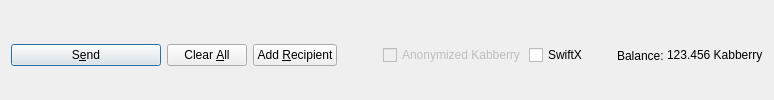
         <widget class="QFrame" name="frame_Send">
          <layout class="QHBoxLayout" name="horizontalLayout">
           <property name="bottomMargin">
            <number>0</number>
           </property>
           <item>
            <widget class="QPushButton" name="sendButton">
             <property name="minimumSize">
              <size>
               <width>150</width>
               <height>0</height>
              </size>
             </property>
             <property name="toolTip">
              <string>Confirm the send action</string>
             </property>
             <property name="text">
              <string>S&amp;end</string>
             </property>
             <property name="icon">
              <iconset resource="../kabberry.qrc">
               <normaloff>:/icons/send</normaloff>:/icons/send</iconset>
             </property>
             <property name="autoDefault">
              <bool>false</bool>
             </property>
             <property name="default">
              <bool>true</bool>
             </property>
            </widget>
           </item>
           <item>
            <widget class="QPushButton" name="clearButton">
             <property name="sizePolicy">
              <sizepolicy hsizetype="Minimum" vsizetype="Fixed">
               <horstretch>0</horstretch>
               <verstretch>0</verstretch>
              </sizepolicy>
             </property>
             <property name="toolTip">
              <string>Clear all fields of the form.</string>
             </property>
             <property name="text">
              <string>Clear &amp;All</string>
             </property>
             <!-- <property name="icon">
              <iconset resource="../kabberry.qrc">
               <normaloff>:/icons/remove</normaloff>:/icons/remove</iconset>
             </property> -->
             <property name="autoDefault">
              <bool>false</bool>
             </property>
            </widget>
           </item>
           <item>
            <widget class="QPushButton" name="addButton">
             <property name="toolTip">
              <string>Send to multiple recipients at once</string>
             </property>
             <property name="text">
              <string>Add &amp;Recipient</string>
             </property>
             <!-- <property name="icon">
              <iconset resource="../kabberry.qrc">
               <normaloff>:/icons/add</normaloff>:/icons/add</iconset>
             </property> -->
             <property name="autoDefault">
              <bool>false</bool>
             </property>
            </widget>
           </item>
           <item>
            <spacer name="horizontalSpacer">
             <property name="orientation">
              <enum>Qt::Horizontal</enum>
             </property>
             <property name="sizeHint" stdset="0">
              <size>
               <width>40</width>
               <height>20</height>
              </size>
             </property>
            </spacer>
           </item>
           <item>
            <layout class="QHBoxLayout" name="horizontalLayout_2">
             <property name="spacing">
              <number>3</number>
             </property>
             <item>
              <widget class="QCheckBox" name="checkzPSC">
               <property name="enabled">
                <bool>false</bool>
               </property>
               <property name="text">
                <string>Anonymized Kabberry</string>
               </property>
              </widget>
             </item>
             <item>
              <widget class="QCheckBox" name="checkSwiftTX">
               <property name="enabled">
                <bool>true</bool>
               </property>
               <property name="minimumSize">
                <size>
                 <width>85</width>
                 <height>0</height>
                </size>
               </property>
               <property name="text">
                <string>SwiftX</string>
               </property>
              </widget>
             </item>
             <item>
              <widget class="QLabel" name="label">
               <property name="text">
                <string>Balance:</string>
               </property>
              </widget>
             </item>
             <item>
              <widget class="QLabel" name="labelBalance">
               <property name="sizePolicy">
                <sizepolicy hsizetype="Preferred" vsizetype="Fixed">
                 <horstretch>0</horstretch>
                 <verstretch>0</verstretch>
                </sizepolicy>
               </property>
               <property name="cursor">
                <cursorShape>IBeamCursor</cursorShape>
               </property>
               <property name="text">
                <string notr="true">123.456 Kabberry</string>
               </property>
               <property name="textInteractionFlags">
                <set>Qt::LinksAccessibleByMouse|Qt::TextSelectableByKeyboard|Qt::TextSelectableByMouse</set>
               </property>
              </widget>
             </item>
            </layout>
           </item>
          </layout>
         </widget>
